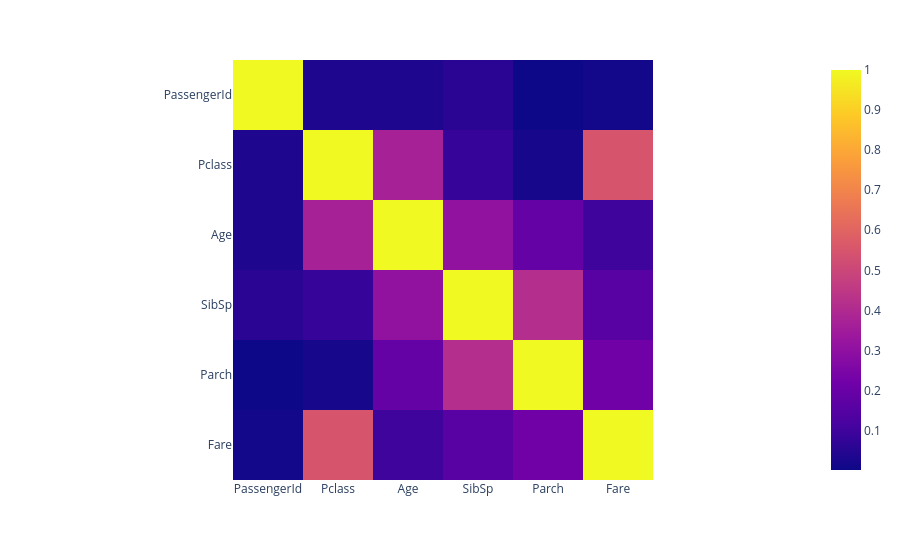

Notebook source saved alongside this figure:
### Code cell
X.select_dtypes("number").corr().abs().plot(kind="imshow")

### Figure 1 — Plotly figure (JSON) as saved in the notebook; plotly's stock layout.template omitted (floating-point values rounded to 4 significant figures)
{"data": [{"coloraxis": "coloraxis", "hovertemplate": "x: %{x}<br>y: %{y}<br>color: %{z}<extra></extra>", "name": "0", "type": "heatmap", "x": ["PassengerId", "Pclass", "Age", "SibSp", "Parch", "Fare"], "xaxis": "x", "y": ["PassengerId", "Pclass", "Age", "SibSp", "Parch", "Fare"], "yaxis": "y", "z": [[1.0, 0.03514, 0.03685, 0.05753, 0.001652, 0.01266], [0.03514, 1.0, 0.3692, 0.08308, 0.01844, 0.5495], [0.03685, 0.3692, 1.0, 0.3082, 0.1891, 0.09607], [0.05753, 0.08308, 0.3082, 1.0, 0.4148, 0.1597], [0.001652, 0.01844, 0.1891, 0.4148, 1.0, 0.2162], [0.01266, 0.5495, 0.09607, 0.1597, 0.2162, 1.0]]}], "layout": {"coloraxis": {"colorscale": [[0, "#0d0887"], [0.1111, "#46039f"], [0.2222, "#7201a8"], [0.3333, "#9c179e"], [0.4444, "#bd3786"], [0.5556, "#d8576b"], [0.6667, "#ed7953"], [0.7778, "#fb9f3a"], [0.8889, "#fdca26"], [1, "#f0f921"]]}, "margin": {"t": 60}, "xaxis": {"anchor": "y", "constrain": "domain", "domain": [0, 1], "scaleanchor": "y"}, "yaxis": {"anchor": "x", "autorange": "reversed", "constrain": "domain", "domain": [0, 1]}}}
